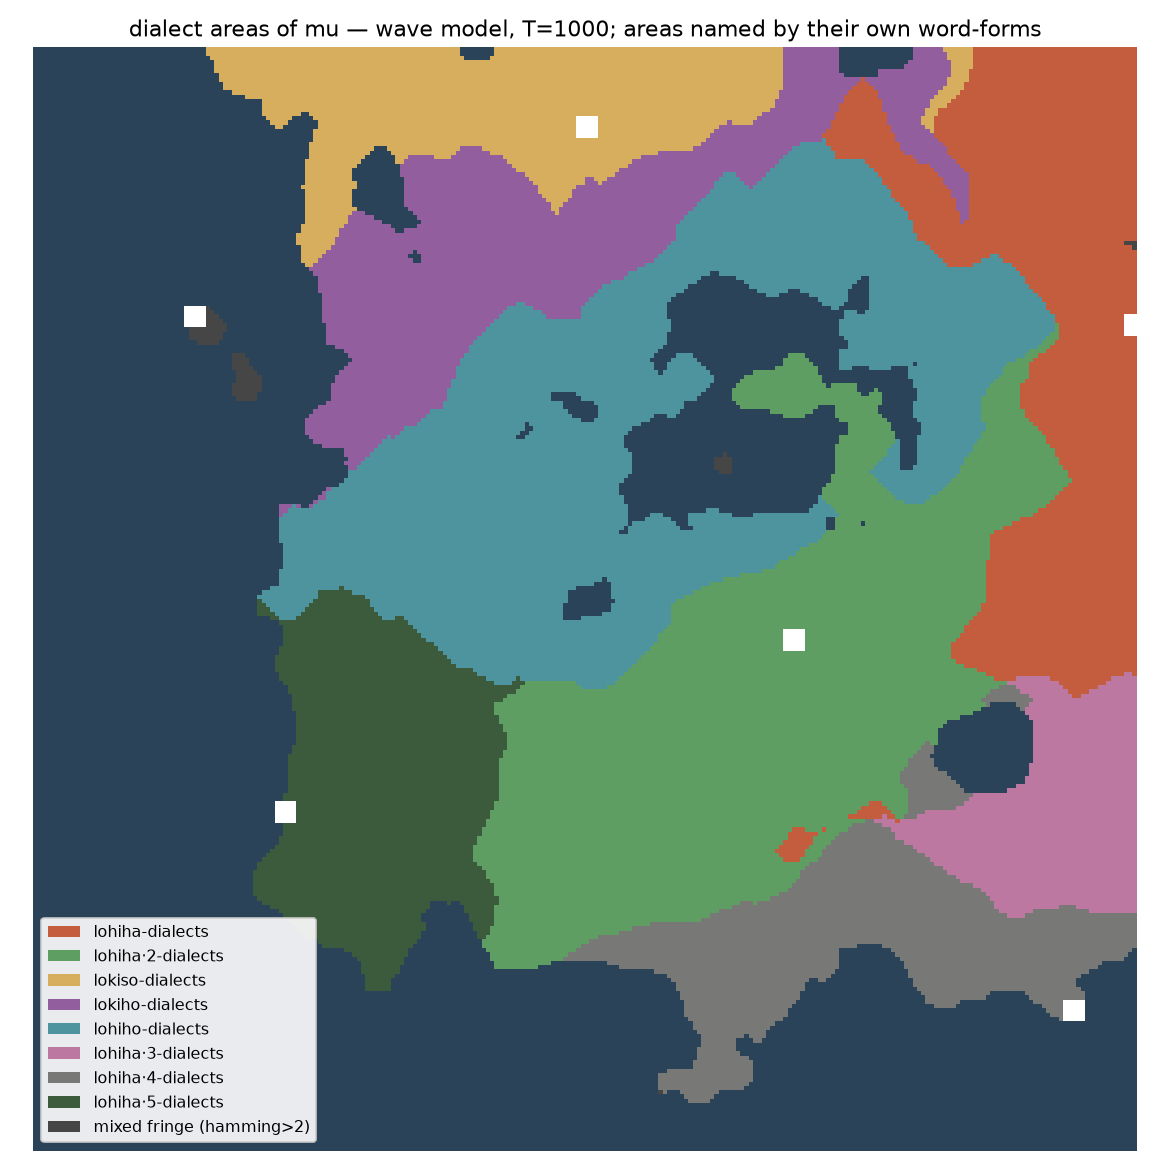

The Python source for this figure:
"""dialect.py — fifth cartographic genre: dialectology of mu.

The continent's fourth map was the sky (climate); this one is
the voice. Mu speakers settled the land; speech innovations
spread like waves — fast along lowlands, slow over ranges,
not at all across sea. A sound law is categorical inside its
area: it either reached you or it did not.

Model — the wave model, made honest:
  1. Hearths: habitable lowland cells, greedily max-min spaced.
  2. Cost-distance through terrain from each hearth
     (mountains expensive, sea infinite) — iterative relaxation.
  3. Innovations are born at hearths at epochs; a cell adopts
     an innovation if the wave had time to reach it:
     cost_dist[hearth][cell] < (now - birth) * speed.
  4. Cell's dialect = set of adopted innovations. Dialect areas
     are EMERGENT — no borders are drawn by hand.

Then the testable part: apply each area's sound laws, in
chronological order, to proto-mu lexicon roots. The output
table shows the same word in different dialects — rules apply
categorically, verified programmatically.
"""
import os
import sys
import re
import numpy as np
import matplotlib
matplotlib.use('Agg')
import matplotlib.pyplot as plt

sys.path.insert(0, os.path.dirname(os.path.abspath(__file__)))
from continent import continent                     # noqa: E402

N, SEA = 256, 0.30
rng = np.random.default_rng(42)


def cost_distance(h, hearth):
    """Iterative-relaxation cost distance from hearth over land."""
    cost = 1.0 + 30.0 * np.clip(h - SEA, 0, 1) ** 2   # climbing is slow
    cost[h < SEA] = 1e9                                # sea is no road
    D = np.full_like(h, 1e12)
    D[hearth] = 0.0
    for _ in range(300):
        Dn = D.copy()
        for dy, dx in ((0, 1), (0, -1), (1, 0), (-1, 0)):
            shifted = np.roll(D, (dy, dx), (0, 1)) + cost
            Dn = np.minimum(Dn, shifted)
        Dn[h < SEA] = 1e12
        D = Dn
    D[h < SEA] = np.inf
    return D


def pick_hearths(h, k=6):
    """Habitable lowlands, greedily spaced apart."""
    yy, xx = np.mgrid[0:N, 0:N]
    habit = (h > SEA + 0.02) & (h < SEA + 0.25)        # lowland only
    cand = np.argwhere(habit)
    if len(cand) == 0:
        raise SystemExit('no habitable cells')
    first = cand[rng.integers(len(cand))]
    hs = [tuple(first)]
    while len(hs) < k:
        d = np.min([np.abs(cand - hh).sum(1) for hh in hs], axis=0)
        hs.append(tuple(cand[int(np.argmax(d))]))
    return hs


# sound laws: (name, regex, replacement, birth-hearth-idx, epoch)
LAWS = [
    ('palatalization',  r'ti', 'si', 0, 100),
    ('lenition k>h',    r'k', 'h', 1, 250),
    ('final nasal drop', r'[mn]$', '', 2, 400),
    ('r>l merger',      r'r', 'l', 3, 200),
    ('s weakening',     r's', 'h', 4, 500),
    ('intervocalic p>w', r'(?<=[aeiou])p(?=[aeiou])', 'w', 5, 300),
    ('a>o rotation',    r'a', 'o', 0, 600),
    ('nasal merger m>n', r'm', 'n', 1, 700),
    ('glide deletion',  r'(?<=[aeiou])j(?=[aeiou])', '', 2, 800),
    ('rhotacism s>r',   r'(?<=[aeiou])s(?=[aeiou])', 'r', 3, 900),
]
NOW, SPEED = 1000, 0.55

PROTO = ['pija', 'si', 'mope', 'tinki', 'lokisa', 'napika',
         'komu', 'kuwa', 'rija', 'tamwe', 'sumpilu', 'niromwu']


def apply_laws(word, lawset):
    for idx in sorted(lawset, key=lambda i: LAWS[i][4]):
        word = re.sub(LAWS[idx][1], LAWS[idx][2], word)
    return word


def main():
    h = continent(N)
    hs = pick_hearths(h)
    print('hearths:', hs)
    Ds = [cost_distance(h, hh) for hh in hs]

    # adoption masks per law; cell dialect = bitmask
    sig = np.zeros((N, N), dtype=np.int32)
    for i, (name, pat, rep, hh, epoch) in enumerate(LAWS):
        reach = (NOW - epoch) * SPEED
        mask = Ds[hh] < reach
        sig[mask] |= 1 << i
        print(f'law {i} {name:20s} born h{hh}@{epoch} '
              f'reach {reach:.0f} covers {mask.sum()} cells')

    # dialect areas: dominant signatures on land
    land = h >= SEA
    sigs, counts = np.unique(sig[land], return_counts=True)
    order = np.argsort(-counts)
    top = {int(sigs[i]): r for r, i in enumerate(order[:8])}
    print('top signatures:', [(bin(s), c) for s, c in
                              zip(sigs[order[:8]], counts[order[:8]])])

    # merge fragment signatures into closest top one (hamming <= 2)
    def hamming(a, b):
        return bin(a ^ b).count('1')
    top_list = sorted(top)
    merged = sig.copy()
    uniq = np.unique(sig[land])
    remap = {}
    for sg in uniq:
        sg = int(sg)
        if sg in top:
            continue
        best = min(top_list, key=lambda t: hamming(sg, t))
        remap[sg] = best if hamming(sg, best) <= 2 else -1
    for sg, tgt in remap.items():
        merged[sig == sg] = tgt

    # dialect epithets: pick the proto-word that maximally
    # distinguishes the areas, then name each area by its form
    def area_word(sg, proto):
        laws_here = [i for i in range(len(LAWS)) if sg & (1 << i)]
        return apply_laws(proto, laws_here)
    best_proto, best_n = 'tinki', 0
    for w in PROTO:
        forms = {area_word(sg, w) for sg in top_list}
        if len(forms) > best_n:
            best_proto, best_n = w, len(forms)
    epithet = {}
    seen = {}
    for sg in top_list:
        f = area_word(sg, best_proto)
        seen[f] = seen.get(f, 0) + 1
        epithet[sg] = f if seen[f] == 1 else f + '·' + str(seen[f])
    print(f"epithet source: '{best_proto}' ({best_n} distinct forms)",
          epithet)

    # render — sea reserved exclusively, no palette collision
    colors = [(196, 93, 62), (94, 158, 98), (214, 174, 94),
              (146, 94, 158), (78, 148, 158), (188, 120, 160),
              (120, 120, 118), (60, 90, 60)]
    img = np.zeros((N, N, 3), dtype=np.uint8)
    img[~land] = (43, 67, 89)
    legend = []
    for r, sg in enumerate(top_list):
        col = colors[r % len(colors)]
        img[land & (merged == sg)] = col
        legend.append((col, f'{epithet[sg]}-dialects'))
    img[land & (merged == -1)] = (70, 70, 70)
    for hh in hs:
        img[max(0, hh[0]-2):hh[0]+3, max(0, hh[1]-2):hh[1]+3] = (255, 255, 255)

    from matplotlib.patches import Patch
    fig, ax = plt.subplots(figsize=(9, 9))
    ax.imshow(img, interpolation='nearest')
    ax.set_title("dialect areas of mu — wave model, T=1000; "
                 "areas named by their own word-forms", fontsize=12)
    ax.legend(handles=[Patch(facecolor=np.array(c)/255, label=l)
                       for c, l in legend] +
              [Patch(facecolor=(0.27, 0.27, 0.27),
                     label='mixed fringe (hamming>2)')],
              loc='lower left', fontsize=9, framealpha=0.9)
    ax.axis('off')
    fig.tight_layout()
    out = os.path.join(os.path.dirname(os.path.abspath(__file__)),
                       'dialect.png')
    fig.savefig(out, dpi=130)
    print('saved', out)

    # word table: pick 3 most distinct wide-area signatures
    big = [s for s, _ in
           sorted(top.items(), key=lambda kv: kv[1])[:4]]
    areas = {}
    for s in list(top)[:4]:
        laws_here = [i for i in range(len(LAWS)) if s & (1 << i)]
        areas[s] = laws_here
    print('\nproto ', end='')
    hdr = list(areas)[:4]
    print(' | '.join(f'area{j}' for j in range(len(hdr))))
    for w in PROTO:
        row = [apply_laws(w, areas[s]) for s in hdr]
        print(f'{w:9s} ' + ' | '.join(f'{r:9s}' for r in row))


if __name__ == '__main__':
    main()
